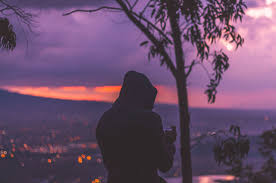
#> input picture Image/dark/person3_dark.jpg, 276 x 183 px, found by its file name
$ jupyter execute thresholdingImage.ipynb   (shell and % lines are left out)
#> lines starting #> are read from the running program, lines starting #| are printed output that depends on the picture; after the words box and inside, x2 and y2 are one past the last pixel; in counts of white or black regions, pixels touching at a corner belong together
## Visual Inspection on the Image

[cell 1]
import numpy as np
import cv2

from matplotlib import pyplot as plt

[cell 2]
#load the original image
image = cv2.imread('C:/Users/Nurulaqilla/Desktop/DigitalImage/Image/dark/person3_dark.jpg')
#> image is the input picture: shape (183, 276, 3); mean B, G, R 106.9, 78.2, 105.7

[cell 3]
#plot pixel intensity distribution
plt.hist(image.ravel(), 256, [0, 256])
plt.title('Pixel Intensity Distribution')
plt.xlabel('Pixel Values')
plt.ylabel('No of Pixels')
plt.show()
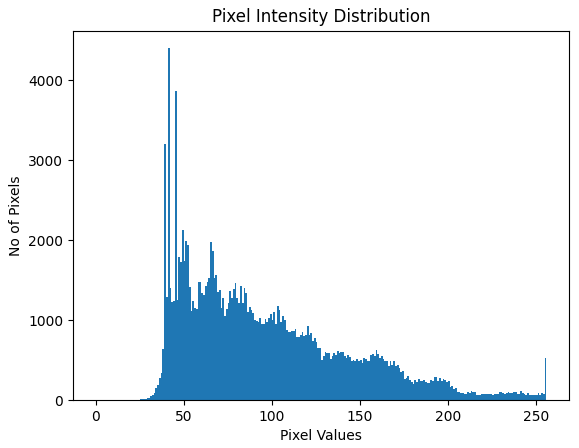
#> figure drawn by matplotlib, 1 panel; tallest bar 4402 high, from x = 41 to 42

[cell 4]
#count average pixel intensity from the grayscale image
#change image to grayscale
image_gray = cv2.imread('C:/Users/Nurulaqilla/Desktop/DigitalImage/Image/dark/person3_dark.jpg',0)
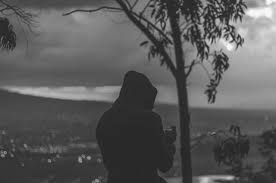
#> image_gray: shape (183, 276); min 26, max 255, mean 89.7
width, height = image_gray.shape
#> width = 183; height = 276

[cell 5]
total = 0

for i in range(0, width):
    for j in range(0, height):
        total += image_gray[i,j]
#> after the loop, total = 4531344

average_pixel = int(total / (width * height))
#> average_pixel = 89

print("Average Pixel: ", average_pixel)
#| Average Pixel:  89

[cell 6]
#applying threshold to the image
#simple thresholding

retval, threshold = cv2.threshold(image_gray, 100, 255, cv2.THRESH_BINARY)
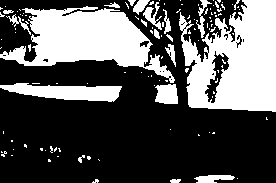
#> threshold: shape (183, 276); 34.5% white; 117 white regions (97 under 20 px), largest, box (x1, y1, x2, y2) and area: (179, 0, 276, 112) 7463, (0, 6, 175, 83) 6344, (0, 83, 122, 102) 1437
cv2.imshow('original', image_gray)
cv2.imshow('simple threshold', threshold)
cv2.waitKey(0)
cv2.destroyAllWindows()

$ run again, with Image/dark/person1_dark.jpg copied over Image/dark/person3_dark.jpg
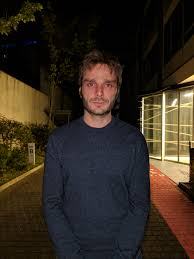
#> input picture Image/dark/person1_dark.jpg, 194 x 259 px, found by its file name
#> image is the input picture: shape (259, 194, 3); mean B, G, R 32.1, 42.6, 52.5
#> `image_gray = cv2.imread('C:/Users/Nurulaqilla/Desktop/DigitalImage/Ima..`:
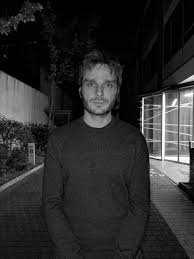
#> image_gray: shape (259, 194); min 0, max 255, mean 44.3
#> after the loop `for i in range(0, width):`: total = 2227775
#> average_pixel = 44
#| Average Pixel:  44
#> `retval, threshold = cv2.threshold(image_gray, 100, 255, cv2.THRESH_BIN..`:
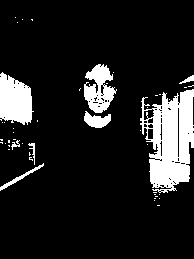
#> threshold: shape (259, 194); 13% white; 46 white regions (38 under 20 px), largest, box (x1, y1, x2, y2) and area: (140, 89, 194, 193) 3593, (0, 72, 34, 125) 1317, (84, 64, 117, 113) 954
